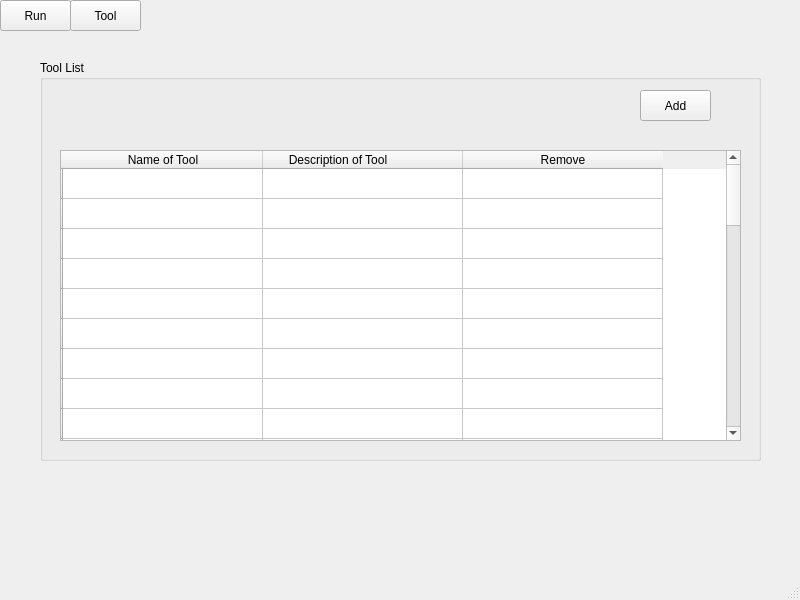
<?xml version="1.0" encoding="UTF-8"?>
<ui version="4.0">
 <class>MainWindow</class>
 <widget class="QMainWindow" name="MainWindow">
  <property name="geometry">
   <rect>
    <x>0</x>
    <y>0</y>
    <width>800</width>
    <height>600</height>
   </rect>
  </property>
  <property name="windowTitle">
   <string>MainWindow</string>
  </property>
  <widget class="QWidget" name="centralwidget">
   <widget class="QGroupBox" name="groupBox">
    <property name="geometry">
     <rect>
      <x>40</x>
      <y>60</y>
      <width>721</width>
      <height>401</height>
     </rect>
    </property>
    <property name="title">
     <string>Tool List</string>
    </property>
    <widget class="QPushButton" name="pushButton_9">
     <property name="geometry">
      <rect>
       <x>600</x>
       <y>30</y>
       <width>71</width>
       <height>31</height>
      </rect>
     </property>
     <property name="text">
      <string>Add</string>
     </property>
    </widget>
    <widget class="QTableWidget" name="tableWidget_2">
     <property name="geometry">
      <rect>
       <x>20</x>
       <y>90</y>
       <width>681</width>
       <height>291</height>
      </rect>
     </property>
     <attribute name="horizontalHeaderDefaultSectionSize">
      <number>200</number>
     </attribute>
     <row>
      <property name="text">
       <string/>
      </property>
     </row>
     <row>
      <property name="text">
       <string/>
      </property>
     </row>
     <row>
      <property name="text">
       <string/>
      </property>
     </row>
     <row>
      <property name="text">
       <string/>
      </property>
     </row>
     <row>
      <property name="text">
       <string/>
      </property>
     </row>
     <row>
      <property name="text">
       <string/>
      </property>
     </row>
     <row>
      <property name="text">
       <string/>
      </property>
     </row>
     <row>
      <property name="text">
       <string/>
      </property>
     </row>
     <row>
      <property name="text">
       <string/>
      </property>
     </row>
     <row>
      <property name="text">
       <string/>
      </property>
     </row>
     <row>
      <property name="text">
       <string/>
      </property>
     </row>
     <row>
      <property name="text">
       <string/>
      </property>
     </row>
     <row>
      <property name="text">
       <string/>
      </property>
     </row>
     <row>
      <property name="text">
       <string/>
      </property>
     </row>
     <row>
      <property name="text">
       <string/>
      </property>
     </row>
     <row>
      <property name="text">
       <string/>
      </property>
     </row>
     <row>
      <property name="text">
       <string/>
      </property>
     </row>
     <row>
      <property name="text">
       <string/>
      </property>
     </row>
     <row>
      <property name="text">
       <string/>
      </property>
     </row>
     <row>
      <property name="text">
       <string/>
      </property>
     </row>
     <row>
      <property name="text">
       <string/>
      </property>
     </row>
     <row>
      <property name="text">
       <string/>
      </property>
     </row>
     <row>
      <property name="text">
       <string/>
      </property>
     </row>
     <row>
      <property name="text">
       <string/>
      </property>
     </row>
     <row>
      <property name="text">
       <string/>
      </property>
     </row>
     <row>
      <property name="text">
       <string/>
      </property>
     </row>
     <row>
      <property name="text">
       <string/>
      </property>
     </row>
     <row>
      <property name="text">
       <string/>
      </property>
     </row>
     <row>
      <property name="text">
       <string/>
      </property>
     </row>
     <row>
      <property name="text">
       <string/>
      </property>
     </row>
     <row>
      <property name="text">
       <string/>
      </property>
     </row>
     <row>
      <property name="text">
       <string/>
      </property>
     </row>
     <row>
      <property name="text">
       <string/>
      </property>
     </row>
     <row>
      <property name="text">
       <string/>
      </property>
     </row>
     <row>
      <property name="text">
       <string/>
      </property>
     </row>
     <row>
      <property name="text">
       <string/>
      </property>
     </row>
     <row>
      <property name="text">
       <string/>
      </property>
     </row>
     <row>
      <property name="text">
       <string/>
      </property>
     </row>
     <row>
      <property name="text">
       <string/>
      </property>
     </row>
     <column>
      <property name="text">
       <string>Name of Tool</string>
      </property>
     </column>
     <column>
      <property name="text">
       <string>Description of Tool               </string>
      </property>
     </column>
     <column>
      <property name="text">
       <string>Remove</string>
      </property>
     </column>
    </widget>
   </widget>
   <widget class="QPushButton" name="pushButton_12">
    <property name="geometry">
     <rect>
      <x>0</x>
      <y>0</y>
      <width>71</width>
      <height>31</height>
     </rect>
    </property>
    <property name="text">
     <string>Run</string>
    </property>
   </widget>
   <widget class="QPushButton" name="pushButton_13">
    <property name="geometry">
     <rect>
      <x>70</x>
      <y>0</y>
      <width>71</width>
      <height>31</height>
     </rect>
    </property>
    <property name="text">
     <string>Tool</string>
    </property>
   </widget>
  </widget>
  <widget class="QStatusBar" name="statusbar"/>
 </widget>
 <resources/>
 <connections/>
</ui>
